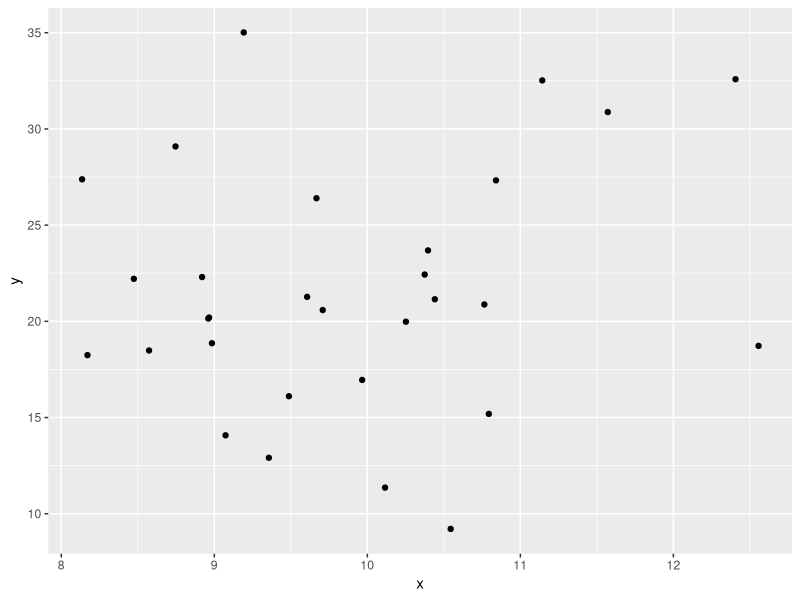
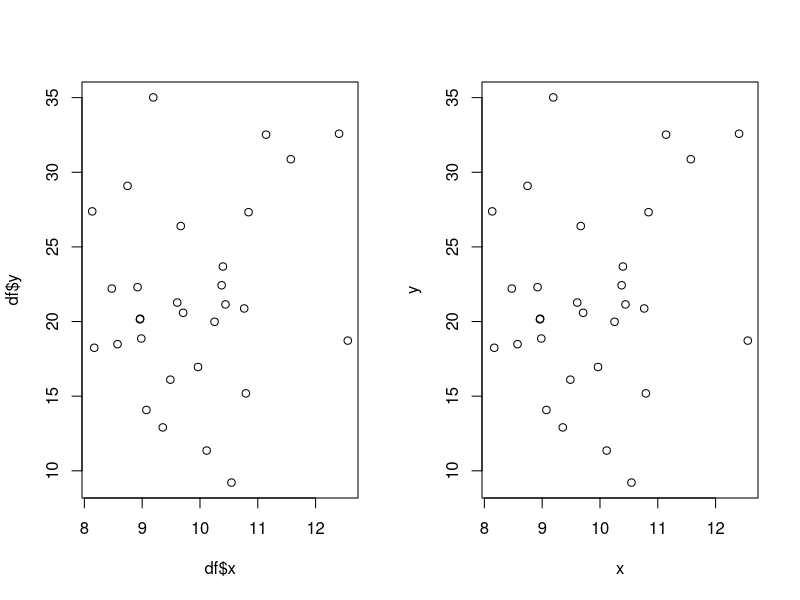
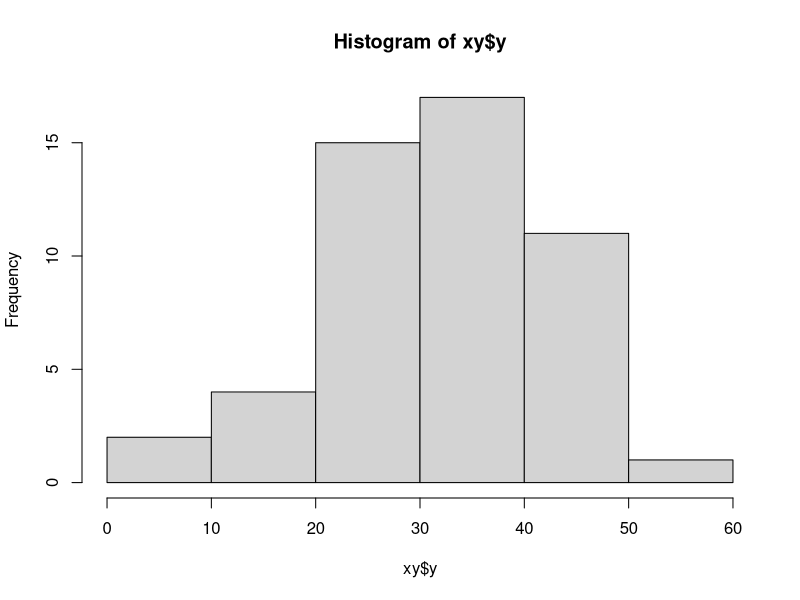
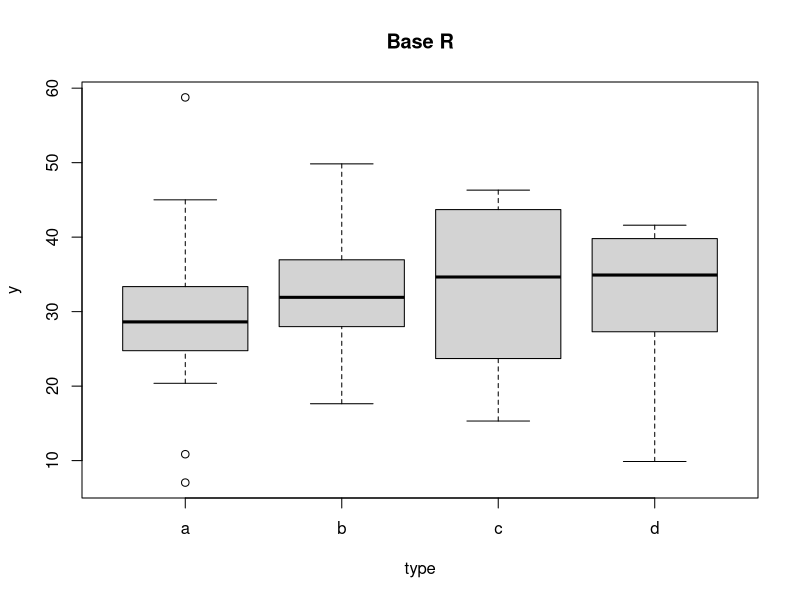
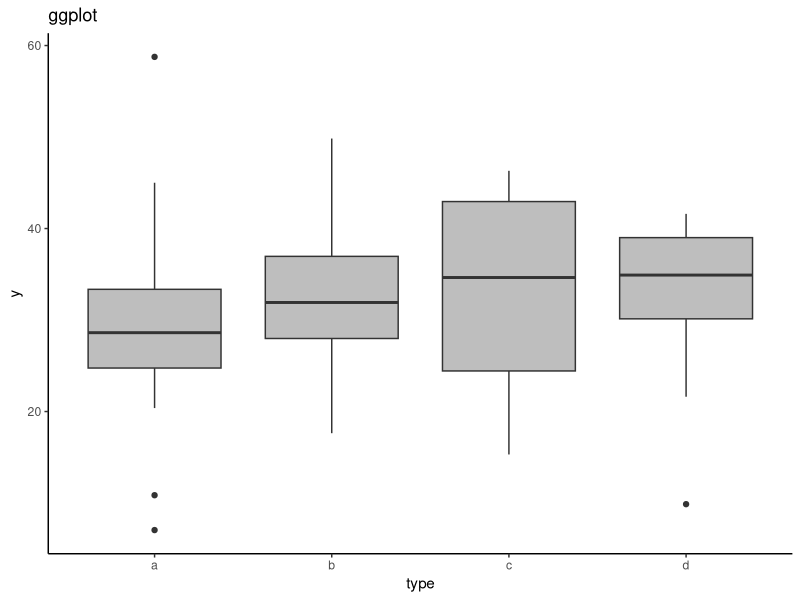
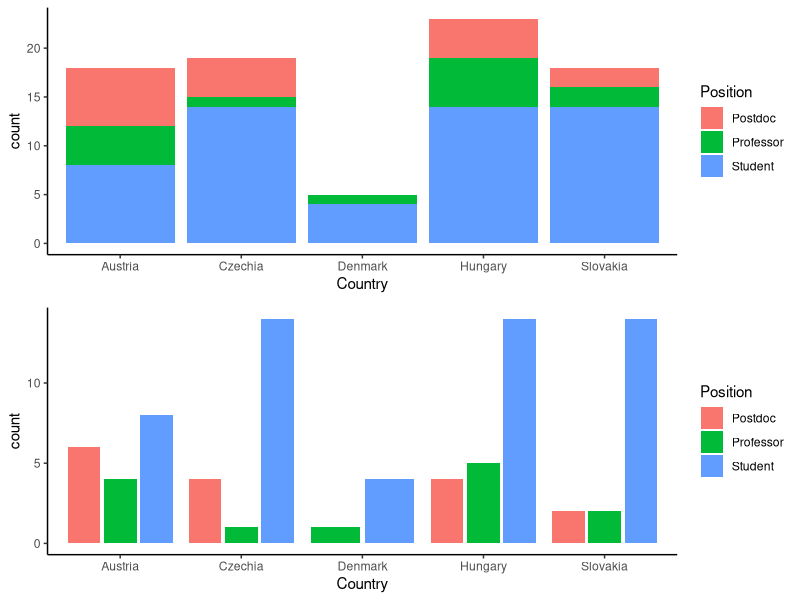
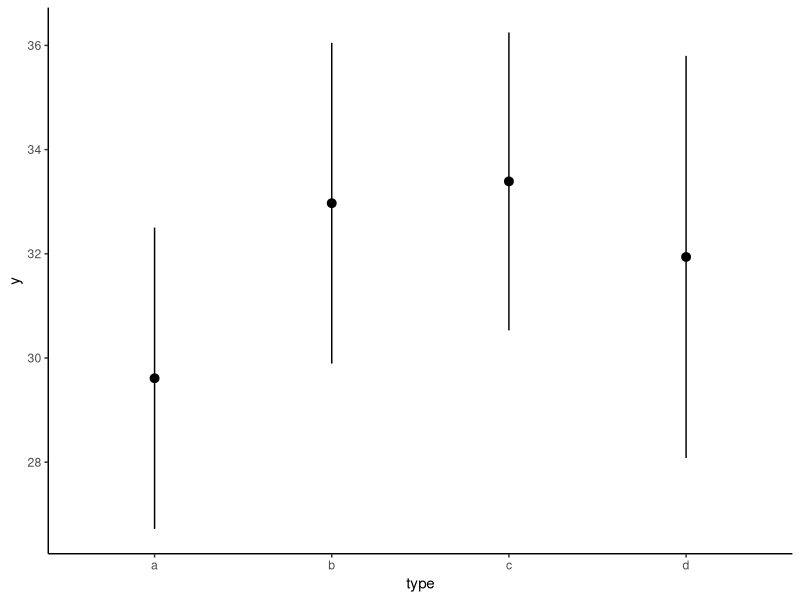
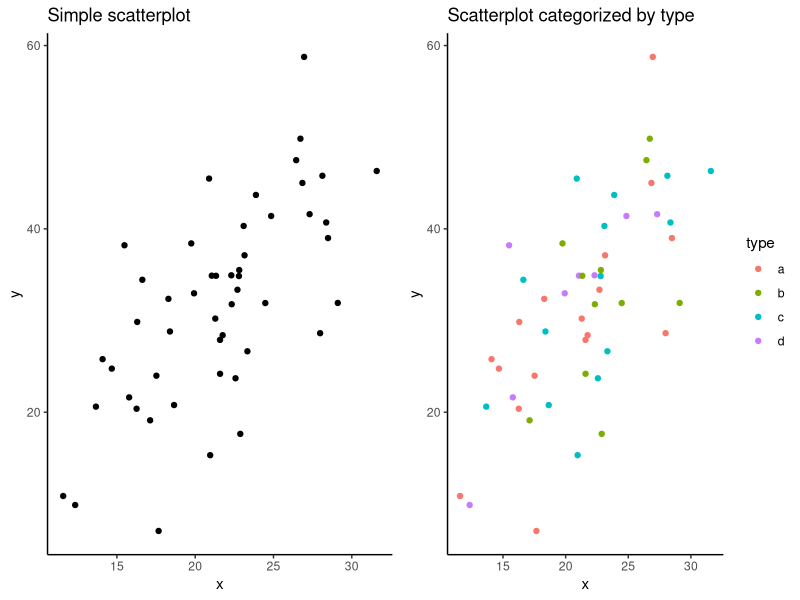

These charts were generated, in order, by the following R code:
## ---- chunk 1
#| warning: false
# Call library ggplot or tidyverse (which includes gpglot package)
library(tidyverse)

# Prepare df
df <- data.frame(
  x = rnorm(30, mean = 10, sd = 1),
  y = rnorm(30, mean = 20, sd = 5)
)

# Initial function ggplot
ggplot(data = df, mapping = aes(x = x, y = y)) +
  
  # geom_point function plotting scatterplot connected by '+'
  geom_point()
## ---- chunk 2
par(mfrow = c(1,2))
# classical parameters
plot(x = df$x, y = df$y)

# formula grammar (y depends on x)
plot(y ~ x, data = df)

par(mfrow = c(1,1))
## ---- chunk 3
#| fig-cap: "Figure 1: Histogram of the variable xy$y plotted by base R."

# Load data to R
xy <- read_csv('data/03_xy.csv')

# Plot histogram
hist(xy$y)
## ---- chunk 4
#| fig-cap: "Figure 2: Boxplot displaying the values of the variable y for individual categories of the variable type. Note the non-symmetric distributions and the outliers."

# Boxplot in base R
boxplot(y ~ type, data = xy, main = 'Base R')
## ---- chunk 5
#| fig-cap: "Figure 3: Boxplot displaying the values of the variable y for individual categories of the variable type. Note the non-symmetric distributions and the outliers."

# Boxplot with ggplot
ggplot(data = xy,
       mapping = aes(x = type, y = y)) +
  geom_boxplot(fill = 'grey') +
  labs(title = 'ggplot') +
  theme_classic()
## ---- chunk 6
#| fig-cap: "Figure 4: Stacked and dodged barplots displaying counts of conference participants categorized by their country of origin and position held."
#| fig-width: 7
#| fig-height: 7
# Create tibble
positions <- tribble(
  ~Country,   ~Position,   ~count,
  "Austria",  "Postdoc",   6,
  "Austria",  "Professor", 4,
  "Austria",  "Student",   8,
  "Czechia",  "Postdoc",   4,
  "Czechia",  "Professor", 1,
  "Czechia",  "Student",   14,
  "Denmark",  "Postdoc",   0,
  "Denmark",  "Professor", 1,
  "Denmark",  "Student",   4,
  "Hungary",  "Postdoc",   4,
  "Hungary",  "Professor", 5,
  "Hungary",  "Student",   14,
  "Slovakia", "Postdoc",   2,
  "Slovakia", "Professor", 2,
  "Slovakia", "Student",   14) |> 
  uncount(count)

# Barplot - stacked
a <- ggplot(data = positions) +
  geom_bar(aes(x = Country, fill = Position)) +
  theme_classic()

# Barplot - dodged
b <- ggplot(data = positions) +
  geom_bar(aes(x = Country, fill = Position), position = 'dodge2') +
  theme_classic()

# Create plot panel
library(ggpubr)
ggarrange(a, b, ncol = 1)
## ---- chunk 7
#| fig-cap: "Figure 5: Dotchart displaying mean values of variable y2 for individual categories of type.1. Error bars indicate 1 standard error."

# Dotchart
ggplot(xy, aes(x = type, y = y)) +
  stat_summary(fun.data = mean_se, geom = 'pointrange') +
  theme_classic()
## ---- chunk 8
#| fig-cap: "Figure 6: Scatterplots displaying the relationships between x and y. An additional categorical variable can be displayed by point colours."
#| fig-width: 7
#| fig-height: 7
# Scatterplot
aa <- ggplot(xy, aes(x = x, y = y)) +
  geom_point() +
  labs(title = 'Simple scatterplot') +
  theme_classic()

ab <- ggplot(xy, aes(x = x, y = y, colour = type)) +
  geom_point() +
  labs(title = 'Scatterplot categorized by type') +
  theme_classic()

#library(ggpubr)
ggarrange(aa, ab, ncol = 2)
## ---- chunk 9
#| fig-cap: "Figure 7: Faceted scatterplot showing the relationships between x and y at different levels of Type."
ggplot(xy, aes(x = x, y = y)) +
  geom_point() +
  facet_wrap(vars(type)) +
  theme_bw()
## ---- chunk 10
#| warning: false
#| fig-cap: "Figure 8: Examples of statically and dynamically set variables."
#| fig-width: 10
#| fig-height: 6
# We will demonstrate static and dynamic parameters on the starwars dataset available in the package dplyr
data("starwars")

p1 <- starwars |> 
  ggplot(aes(height, mass)) +
  geom_point(colour = 'red') +
  ylim(20, 160) +
  labs(title = 'Static colour') +
  theme_light()

p2 <- starwars |> 
  ggplot(aes(height, mass)) +
  geom_point(shape = 3) +
  ylim(20, 160) +
  labs(title = 'Static shape') +
  theme_light()

p3 <- starwars |> 
  ggplot(aes(height, mass)) +
  geom_point(aes(colour = sex)) +
  ylim(20, 160) +
  labs(title = 'Dynamic colour - categorical') +
  theme_light()

p4 <- starwars |> 
  ggplot(aes(height, mass)) +
  geom_point(aes(shape = sex)) +
  ylim(20, 160) +
  scale_shape_manual(values = c(0,1,2,3), na.value = 4) +
  labs(title = 'Dynamic shape - categorical') +
  theme_light()

p5 <- starwars |> 
  ggplot(aes(height, mass)) +
  geom_point(aes(colour = birth_year)) +
  ylim(20, 160) +
  scale_color_gradient2(low = 'gold', mid = 'limegreen', high = 'turquoise', midpoint = 450) +
  labs(title = 'Dynamic colour - continuous') +
  theme_light()

p6 <- starwars |> 
  ggplot(aes(height, mass)) +
  geom_point(aes(size = birth_year), shape = 1) +
  ylim(20, 160) +
  labs(title = 'Dynamic shape - continuous') +
  theme_light()

ggarrange(p1, p3, p5,
          p2, p4, p6,
          ncol = 3, nrow = 2,
          align = 'hv',
          legend = 'right')
